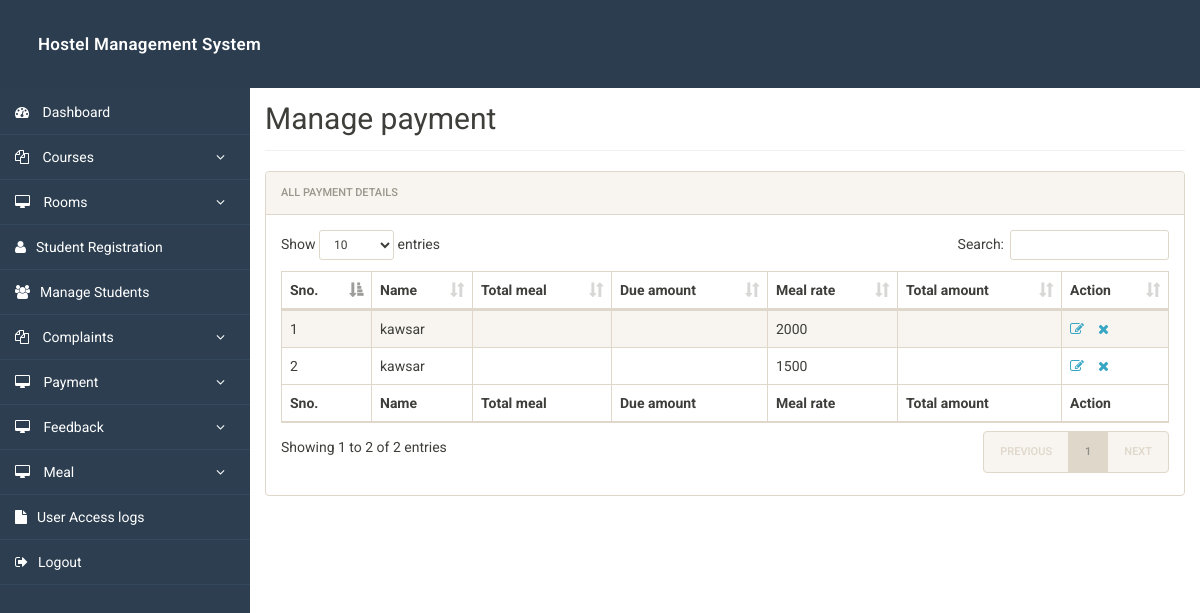
Page /admin/manage-pament.php (signed in) on the earlier database version.
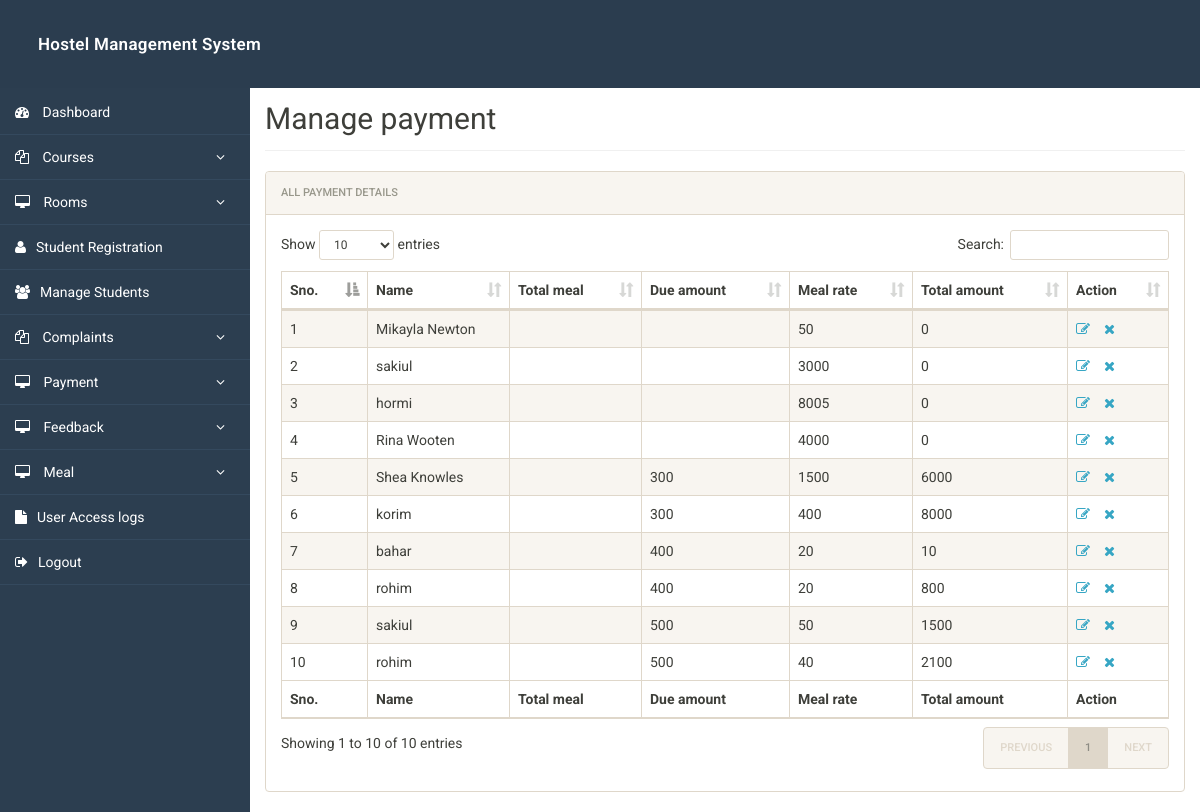
Same page on the later database version.
### tables this page shows
CREATE TABLE `pament` (
  `id` int(11) NOT NULL,
  `name` varchar(100) NOT NULL,
  `meal` varchar(50) NOT NULL,
  `due` varchar(20) NOT NULL,
  `amount` varchar(50) NOT NULL,
  `tamount` int(20) NOT NULL
);

### admin/manage-pament.php (the view, shortened to what this page needs)
<?php
include('includes/config.php');
?>
<!doctype html>
<html lang="en" class="no-js">
<head>
	<link rel="stylesheet" href="css/font-awesome.min.css">
	<link rel="stylesheet" href="css/bootstrap.min.css">
	<link rel="stylesheet" href="css/dataTables.bootstrap.min.css">
	<link rel="stylesheet" href="css/bootstrap-social.css">
	<link rel="stylesheet" href="css/bootstrap-select.css">
	<link rel="stylesheet" href="css/fileinput.min.css">
	<link rel="stylesheet" href="css/awesome-bootstrap-checkbox.css">
	<link rel="stylesheet" href="css/style.css">
</head>
<body>
	<?php include('includes/header.php');?>
	<div class="ts-main-content">
			<?php include('includes/sidebar.php');?>
		<div class="content-wrapper">
			<div class="container-fluid">
				<div class="row">
					<div class="col-md-12">
						<h2 class="page-title" style="margin-top: 4%">Manage payment</h2>
						<div class="panel panel-default">
							<div class="panel-heading">All payment Details</div>
							<div class="panel-body">
								<table id="zctb" class="display table table-striped table-bordered table-hover" cellspacing="0" width="100%">
									<thead>
										<tr>
											<th>Sno.</th>
											<th>Name</th>
											<th>Total meal</th>
											<th>Due amount </th>
											<th>Meal rate </th>
											<th>Total amount </th>
											<th>Action</th>
										</tr>
									</thead>
									<tfoot>
										<tr>
												<th>Sno.</th>
											<th>Name</th>
											<th>Total meal</th>
											<th>Due amount </th>
											<th>Meal rate </th>
											<th>Total amount </th>
											<th>Action</th>
										</tr>
									</tfoot>
									<tbody>
<?php
$ret="select * from pament";
$stmt= $mysqli->prepare($ret) ;
$stmt->execute() ;
$res=$stmt->get_result();
$cnt=1;
while($row = $res->fetch_object()) {
?>
<tr>
    <td><?php echo $cnt; ?></td>
    <td><?php echo $row->name; ?></td>
    <td><?php echo $row->tmeal; ?></td>
    <td><?php echo $row->due; ?></td>
    <td><?php echo $row->amount; ?></td>
    <td><?php echo $row->tamount; ?></td>
    <td>
        <a href="edit-pament.php?id=<?php echo $row->id; ?>">
            <i class="fa fa-edit"></i>
        </a>
        <a href="manage-pament.php?del=<?php echo $row->id; ?>"
           onclick="return confirm('Do you want to delete?');">
           <i class="fa fa-close"></i>
        </a>
    </td>
</tr>
<?php
$cnt++;
} ?>
									</tbody>
								</table>
							</div>
						</div>
					</div>
				</div>
			</div>
		</div>
	</div>
</body>
</html>

### admin/includes/header.php (shortened to what this page needs)
<div class="brand clearfix">
		<a href="#" class="logo" style="font-size:16px; color:#fff;">Hostel Management System</a>
	</div>

### admin/includes/sidebar.php (shortened to what this page needs)
<nav class="ts-sidebar">
			<ul class="ts-sidebar-menu">
				<li><a href="dashboard.php"><i class="fa fa-dashboard" style="color: #fff;"></i> Dashboard</a></li>
					<li><a href="#"><i class="fa fa-files-o" style="color: #fff;"></i> Courses</a>
				</li>
					<li><a href="#"><i class="fa fa-desktop" style="color: #fff;"></i> Rooms</a>
				</li>
				<li><a href="registration.php"><i class="fa fa-user" style="color: #fff;"></i>Student Registration</a></li>
				<li><a href="manage-students.php"><i class="fa fa-users" style="color: #fff;"></i>Manage Students</a></li>
						<li><a href="#"><i class="fa fa-files-o" style="color: #fff;"></i> Complaints</a>
				</li>
					<li><a href="#"><i class="fa fa-desktop" style="color: #fff;"></i> Payment</a>
				</li>
				<li><a href="#"><i class="fa fa-desktop" style="color: #fff;"></i> Feedback</a>
				</li>
				<li><a href="#"><i class="fa fa-desktop" style="color: #fff;"></i> Meal</a>
				</li>
				<li><a href="access-log.php"><i class="fa fa-file" style="color: #fff;"></i>User Access logs</a></li>
				<li><a href="logout.php"><i class="fa fa-sign-out" style="color: #fff;"></i>Logout</a></li>
		</nav>

### admin/css/style.css (style rules this page uses)
html { font-size: 14px; }
@media only screen and (min-width: 480px) { html { font-size: 17px; } }
@media only screen and (min-width: 768px) { html { font-size: 14px; } }
body { font-size: 1em; }
a { color: #37a6c4; }
.panel { overflow: hidden; }
ul, li { margin: 0; padding: 0; list-style: none; }
.page-title { padding-bottom: 15px; margin-bottom: 20px; border-bottom: 1px solid #f0f0f0; }
.brand { background: #3e454c; position: relative; z-index: 3; position: fixed; width: 100%; top: 0; }
.brand .logo { box-sizing: border-box; padding: 20px; float: left; display: block; width: 300px; }
@media only screen and (min-width: 992px) { .brand .logo { width: 300px; } }
.ts-sidebar { background: #2c3136; max-height: 0; transition: max-height 0.3s; overflow: hidden; position: fixed; z-index: 2; width: 100%; bottom: 0; top: 80px; overflow-y: auto; }
@media only screen and (min-width: 992px) { .ts-sidebar { max-height: 100%; bottom: 0; } }
.ts-sidebar-menu a { display: block; text-decoration: none; padding: 12px 15px; color: #fff; }
.ts-sidebar-menu li { position: relative; }
.ts-sidebar-menu li i { color: #585c64; margin-right: 10px; }
.ts-main-content .content-wrapper { padding-top: 15px; margin-top: 50px !important; }
@media only screen and (min-width: 992px) { .ts-main-content .ts-sidebar { width: 250px; float: left; } }
@media only screen and (min-width: 992px) { .ts-main-content .content-wrapper { margin-left: 250px; } }

### admin/includes/header.php (style rules this page uses)
.brand { background: #2b3d4f; padding: 12px 18px; }
.brand .logo { font-size: 17px !important; font-weight: 600; letter-spacing: .3px; width: 300px; color: #fff; text-decoration: none; }

### admin/includes/sidebar.php (style rules this page uses)
.ts-sidebar { width: 250px; background: #2c3e50; min-height: 100vh; padding-top: 10px; }
.ts-sidebar-menu { list-style: none; margin: 0; padding: 0; }
.ts-sidebar-menu li { position: relative; }
.ts-sidebar-menu > li > a { display: block; padding: 12px 15px; color: #fff; text-decoration: none; border-bottom: 1px solid #34495e; }

Differences in the rows shown:
removed pament: name "kawsar", amount "2000"
removed pament: name "kawsar", amount "1500"
added pament: name "Mikayla Newton", amount "50", tamount "0"
added pament: name "sakiul", amount "3000", tamount "0"
added pament: name "hormi", amount "8005", tamount "0"
added pament: name "Rina Wooten", amount "4000", tamount "0"
added pament: name "Shea Knowles", due "300", amount "1500", tamount "6000"
added pament: name "korim", due "300", amount "400", tamount "8000"
added pament: name "bahar", due "400", amount "20", tamount "10"
added pament: name "rohim", due "400", amount "20", tamount "800"
added pament: name "sakiul", due "500", amount "50", tamount "1500"
added pament: name "rohim", due "500", amount "40", tamount "2100"
Other differences:
text written by a page script: "Show entries Search: Showing 1 to 2 of 2 entries PREVIOUS 1 NEXT" → "Show entries Search: Showing 1 to 10 of 10 entries PREVIOUS 1 NEXT"
